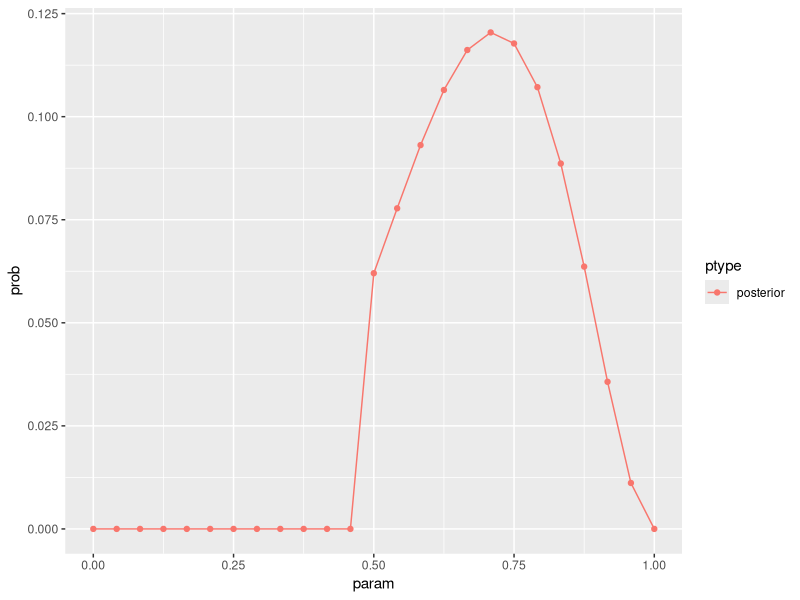

Recreate this plot in R.
rm(list=ls())
library(ggplot2)
library(dplyr)

## Medium ####
# 2M1, 2M2
data <- c('W','W', 'W')
data <- c('W','W', 'W', 'L')
data <- c('L','W', 'W', 'L', 'W', 'W', 'W')

n = length(data)
w = sum(data=='W')

p_grid <- seq(0, 1, length.out = 25)
ng = length(p_grid)

#prior <- rep(1, ng)
prior <- ifelse(p_grid<0.5, 0, 1)

likelihood <- dbinom(w, n, p_grid)

posterior <- likelihood * prior
posterior <- posterior / sum(posterior)

df <- data.frame(param=c(p_grid,p_grid),
                 prob=c(prior,posterior),
                 ptype=c(rep('prior',ng), rep('posterior',ng)))
x <- ggplot(df %>% filter(ptype=='posterior'), 
            aes(x=param, y=prob, group=ptype, color=ptype)) +
  geom_line() + geom_point()
print(x)


# 2M3
# p(Earth|Land) = P(Land|Earth)*P(Earth)/ (P(Land|Earth)*P(Earth)+P(Land|Mars)*P(Mars))
p_e_l = (1-0.7)*0.5 / ((1-0.7)*0.5 + 1.*0.5)
print(p_e_l)

# 2M4
# BB WB WW
# By probability formula
# P(Down=B|Upper=B) = P(Down=B,Upper=B) / P(Upper=B) = P(BB) / (P(BB) + P(WB)*P(Upper=B|WB)) =  
#    = (1/3) / (1/3 + 1/3 * 1/2) = 2/3
# by counting
card.bb.likelihood <- 2
card.wb.likelihood <- 1
card.ww.likelihood <- 0
likelihood <- c(card.bb.likelihood, card.wb.likelihood, card.ww.likelihood)
prior <- c(1,1,1)
posterior <- prior * likelihood
posterior <- posterior/sum(posterior)
posterior[1] == 2/3

# 2M5
# by counting
card.bb.likelihood <- 2
card.wb.likelihood <- 1
card.ww.likelihood <- 0
card.bb.likelihood <- 2

likelihood <- c(card.bb.likelihood, card.wb.likelihood, card.ww.likelihood, card.bb.likelihood)
prior <- c(1,1,1,1)
posterior <- prior * likelihood
posterior <- posterior/sum(posterior)

# the result is sum of probabilities to draw card 1 or 4
posterior[1]+posterior[4]

#by formula
# P(Down=B|Upper=B) = P(Down=B,Upper=B) / P(Upper=B) = 
#    = P(BB) / (P(BB) + P(WB)*P(Upper=B|WB)) =  
#    = ( P(BB_1)+P(BB_4) ) / (P(BB_1) + P(BB_4) + P(WB)*P(Upper=B|WB))
#    =  (2/4) / (2/4 + 1/4 * 1/2) = 4/5 = 0.8

# 2M6
# BB(1) WB(2) WW(3) --> priors (1/6, 2/6, 3/6)
# By probability formula
# P(Down=B|Upper=B) = P(Down=B,Upper=B) / P(Upper=B) = P(BB) / (P(BB) + P(WB)*P(Upper=B|WB)) =  
#    = (1/6) / (1/6 + 2/6 * 1/2) = 1/(1+1) = 0.5
# by counting
card.bb.likelihood <- 2
card.wb.likelihood <- 1
card.ww.likelihood <- 0
likelihood <- c(card.bb.likelihood, card.wb.likelihood, card.ww.likelihood)
prior <- c(1,2,3)
posterior <- prior * likelihood
posterior <- posterior/sum(posterior)
posterior[1] == 0.5

# 2M7
card.bb.likelihood <- 2*3 #2 blacks choices, for each there are 3 option = ww->2 + wb->1
card.wb.likelihood <- 1*2 
card.ww.likelihood <- 0
likelihood <- c(card.bb.likelihood, card.wb.likelihood, card.ww.likelihood)
prior <- c(1,1,1)
posterior <- prior * likelihood
posterior <- posterior/sum(posterior)
posterior[1] == 0.75

## Hard ####
# 2H1
# p(twins) = p(species=A)*p(twins|A)+p(species=B)*p(twins|B)
# before first breeding P(species=A)=p(species=B)=0.5
# to get answer for the second round we need to calculate new p(A) and p(B)
# it's posterior of first breeding that becomes prior for the second one
# p(tweens_2|tweens_1) = p(species=A|tweens_1)*p(twins|A)+p(species=B|tweens_1)*p(twins|B)
p_twins_A <- 0.1
p_twins_B <- 0.2
likelihood <- c(p_twins_A, p_twins_B)
prior <- c(1, 1)
posterior <- prior * likelihood
posterior <- posterior/sum(posterior)

# result
sum(posterior*likelihood)

# 2H2
# vanila Bayes rule
p_twins_A <- 0.1
p_twins_B <- 0.2
likelihood <- c(p_twins_A, p_twins_B)
prior <- c(1, 1)
posterior <- prior * likelihood
posterior <- posterior/sum(posterior)

posterior[1] #0.33

# 2H3
p_twins_A <- 0.1
p_twins_B <- 0.2
# first Bayesian update
likelihood_twins <- c(p_twins_A, p_twins_B)
prior <- c(1, 1)
posterior <- prior * likelihood_twins
posterior <- posterior/sum(posterior)

# second Bayesian update
likelihood_single <- c(1-p_twins_A, 1-p_twins_B)
prior <- posterior
posterior <- prior * likelihood_single
posterior <- posterior/sum(posterior)

posterior[1] #0.36

# alternatively it could be implemented with single update
p_twins_A <- 0.1
p_twins_B <- 0.2
# likelihood of two events (p(twins_step1 & single_step2|species=X))
likelihood_twins_single <- c(p_twins_A*(1-p_twins_A), 
                             p_twins_B*(1-p_twins_B))
prior <- c(1, 1)
posterior <- prior * likelihood_twins_single
posterior <- posterior/sum(posterior)

posterior[1] #0.36

# 2H4
#p1
likelihood_test <- c(0.8, 1-0.65)
prior <- c(1, 1)
posterior_vet <- prior * likelihood_test
posterior_vet <- posterior_vet/sum(posterior_vet)

posterior_vet[1] #0.6956522
#p2
p_twins_A <- 0.1
p_twins_B <- 0.2
likelihood_twins <- c(p_twins_A, p_twins_B)
prior <- posterior_vet
posterior <- prior * likelihood_twins
posterior <- posterior/sum(posterior)

posterior[1] #0.5333333
